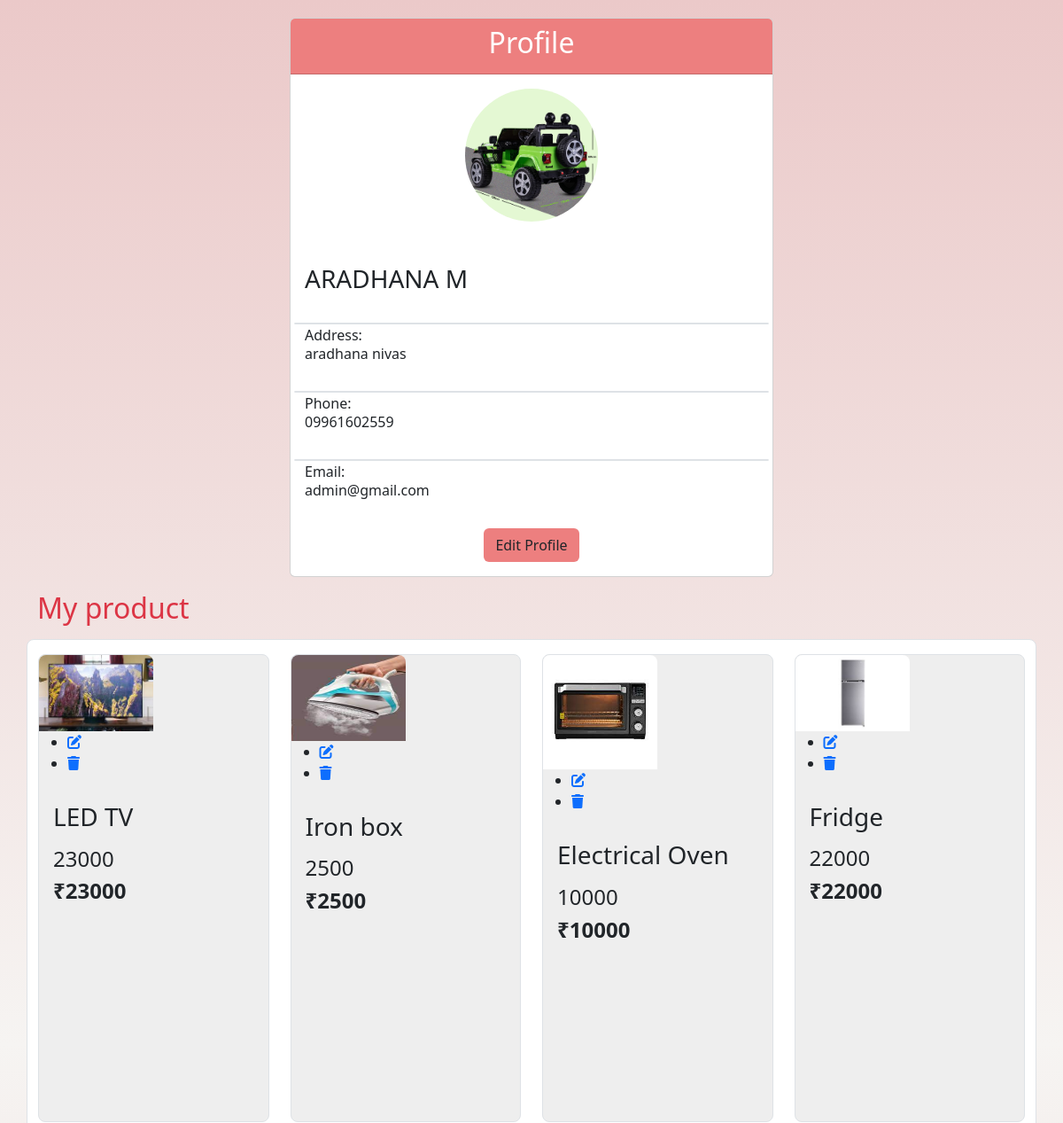
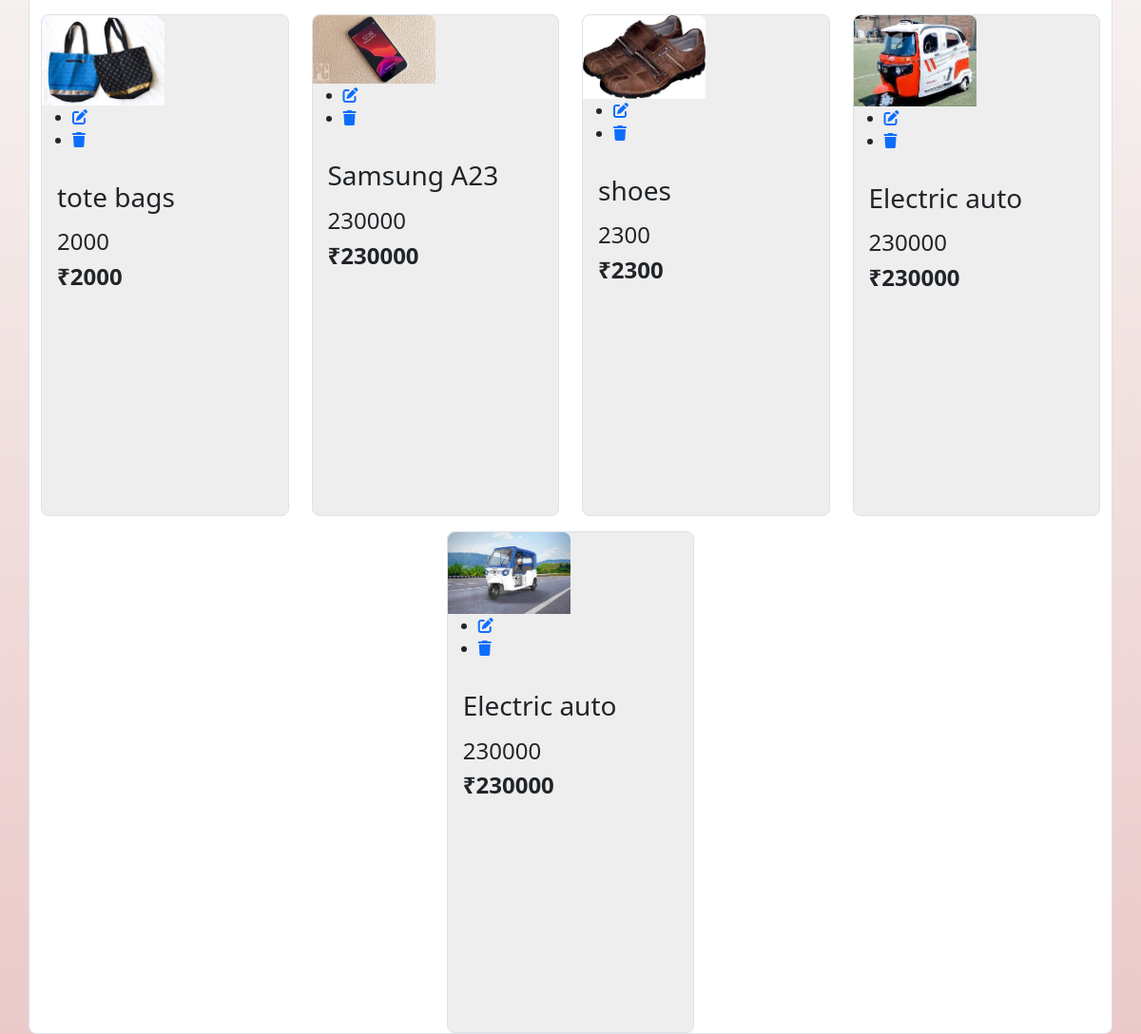
Screenshot of /profiledetail/2/detail (signed in) with the database file from the repository (2 pictures, top to bottom).
### scrap/models.py (models this page shows, shortened)
class UserProfile(models.Model):
    user=models.OneToOneField(User,on_delete=models.CASCADE,related_name="profile")
    first_name=models.CharField(max_length=200)
    last_name=models.CharField(max_length=200)
    address=models.CharField(max_length=200,null=True)
    phone=models.CharField(max_length=200,null=True)
    profile_pic=models.ImageField(upload_to="profilepics",null=True,blank=True)

class Scraps(models.Model):
    name=models.CharField(max_length=200)
    condition=models.CharField(max_length=200)
    price=models.PositiveIntegerField()
    picture=models.ImageField(upload_to="scrap_pic",null=True, blank=True)
    user = models.ForeignKey(User, on_delete=models.CASCADE, related_name="scrap_user")
    place=models.CharField(max_length=200)
    category=models.ForeignKey(Category,on_delete=models.CASCADE)
    created_date=models.DateTimeField(auto_now_add=True)
    status_option={
        ("sold","sold"),
        ("available","available")
    }
    status=models.CharField(max_length=200,choices=status_option,default="available")

### scrap/views.py (the view)
# urls.py: path("profiledetail/<int:pk>/detail",views.ProfileDetailView.as_view(),name="profiledetail"),
@method_decorator(decs,name="dispatch")
class ProfileDetailView(DetailView):
    template_name="profile.html"
    model=UserProfile
    context_object_name="data"

### scrap/templates/profile.html (shortened to what this page needs)
<!DOCTYPE html>
{% load static %}
<html lang="en">
<head>
    <link href="https://cdn.jsdelivr.net/npm/bootstrap@5.3.2/dist/css/bootstrap.min.css" rel="stylesheet">
    <link rel="stylesheet" href="https://cdnjs.cloudflare.com/ajax/libs/font-awesome/6.5.1/css/all.min.css" />
</head>
<body>
    <div class="container mt-1">
        <div class="row justify-content-center">
            <div class="col-md-8 col-lg-6">
                <div class="card mb-3 mt-3">
                    <div class="card-header text-white text-center">
                        <h2>Profile</h2>
                    </div>
                    <div class="card-body p-3">
                        <form method="post" enctype="multipart/form-data">
                            <div class="text-center mb-5">
                                {%if data.profile_pic%}
                                <img src="{{data.profile_pic.url}}" alt="avatar" class="rounded-circle img-fluid" style="width: 150px; height: 150px;">
                            {%else%}
                                <img src="{%static 'scrapboxx/images/profile.png'%}" alt="avatar" class="rounded-circle img-fluid" style="width: 150px;">
                            {%endif%}
                            </div>
                            <div class="mb-1">
                                <label for="first_name" class="form-label"><h3>{{ data.first_name }} {{ data.last_name }}</h3></label>
                            </div>
                            <div class="row mt-3 d-flex justify-content-center bg-white rounded-3 border"></div>
                            <div class="mb-1">
                                <label for="address" class="form-label">Address:<h6>{{ data.address }}</h6></label>
                            </div>
                            <div class="row mt-3 d-flex justify-content-center bg-white rounded-3 border"></div>
                            <div class="mb-1">
                                <label for="phone" class="form-label">Phone:<h6>{{ data.phone }}</h6></label>
                            </div>
                            <div class="row mt-3 d-flex justify-content-center bg-white rounded-3 border"></div>
                            <div class="mb-1">
                                <label for="email" class="form-label">Email:<h6>{{ user.email }}</h6></label>
                            </div>
                            <div class="text-center mt-3 text-white">
                                <a href="{% url 'profile_edit' data.id %}" class="btn btn-edit">Edit Profile</a>
                            </div>
                        </form>
                    </div>
                </div>
            </div>
        </div>
    </div>
    <div class="container">
        <h2 class="text-danger">My product</h2>
        <div class="row mt-3 d-flex justify-content-center bg-white rounded-3 border">
        {%for product in data.user.scrap_user.all%}
          <div class="col-md-4 col-lg-3 col-6">
            <div id="product-1" class="single-product border rounded-3 mt-3" style="height: 33em; background-color: #eee;">
                  <div class="part-1">
                      <a href="{%url 'product_details' product.id%}">
                        <img class="w-50 h-50 rounded-top-3" src="{{product.picture.url}}" alt="">
                      </a>
                      <ul>
                          <li><a class="pop-btn" style="text-decoration: none; background-color: transparent; border: none; padding: 0;" href="{%url 'product_edit' product.id%}"><i class="fas fa-edit"></i></a></li>
                          <li><a class="pop-btn" style="text-decoration: none; background-color: transparent; border: none; padding: 0;" href="{%url 'delete' product.id%}"><i class="fas fa-trash"></i></a></li>
                      </ul>
                  </div>
                  <div class="part-2 p-3 d-flex flex-column">
                      <h3 class="product-title">{{product.name}}</h3>
                      <h4 class="product-old-price">{{product.price}}</h4>
                      <h4 class="fw-bold ">₹{{product.price}}</h4>
                  </div>
            </div>
          </div>
          {%endfor%}
</body>
</html>

### scrap/templates/profile.html (style rules this page uses)
body { background: linear-gradient(to bottom,#ebc9c9,#f6f4f2,#ebc9c9); }
.card-header,.btn-edit { background:#ed7f7f }

### rows the page displays
UserProfile: profile_pic (picture), first_name "ARADHANA", last_name "M", address "aradhana nivas", phone "09961602559"
Scraps: picture (picture), name "LED TV", price "23000"
Scraps: picture (picture), name "Iron box", price "2500"
Scraps: picture (picture), name "Electrical Oven", price "10000"
Scraps: picture (picture), name "Fridge", price "22000"
Scraps: picture (picture), name "tote bags", price "2000"
Scraps: picture (picture), name "Samsung A23", price "230000"
Scraps: picture (picture), name "shoes", price "2300"
Scraps: picture (picture), name "Electric auto", price "230000"
Scraps: picture (picture), name "Electric auto", price "230000"

### other values shown
{{ user.email }} "admin@gmail.com"
